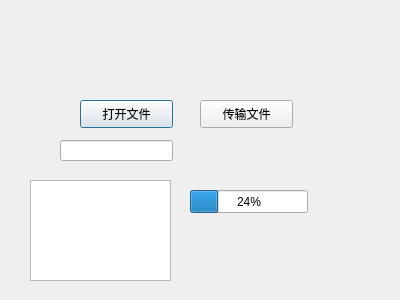
<?xml version="1.0" encoding="UTF-8"?>
<ui version="4.0">
 <class>FileServer</class>
 <widget class="QDialog" name="FileServer">
  <property name="geometry">
   <rect>
    <x>0</x>
    <y>0</y>
    <width>400</width>
    <height>300</height>
   </rect>
  </property>
  <property name="windowTitle">
   <string>Dialog</string>
  </property>
  <widget class="QPushButton" name="pushButton_openFile">
   <property name="geometry">
    <rect>
     <x>80</x>
     <y>100</y>
     <width>93</width>
     <height>28</height>
    </rect>
   </property>
   <property name="text">
    <string>打开文件</string>
   </property>
  </widget>
  <widget class="QPushButton" name="pushButton_sendFile">
   <property name="geometry">
    <rect>
     <x>200</x>
     <y>100</y>
     <width>93</width>
     <height>28</height>
    </rect>
   </property>
   <property name="text">
    <string>传输文件</string>
   </property>
  </widget>
  <widget class="QLineEdit" name="lineEdit">
   <property name="geometry">
    <rect>
     <x>60</x>
     <y>140</y>
     <width>113</width>
     <height>21</height>
    </rect>
   </property>
  </widget>
  <widget class="QProgressBar" name="progressBar">
   <property name="geometry">
    <rect>
     <x>190</x>
     <y>190</y>
     <width>118</width>
     <height>23</height>
    </rect>
   </property>
   <property name="value">
    <number>24</number>
   </property>
  </widget>
  <widget class="QTextEdit" name="textEdit">
   <property name="geometry">
    <rect>
     <x>30</x>
     <y>180</y>
     <width>141</width>
     <height>101</height>
    </rect>
   </property>
  </widget>
 </widget>
 <resources/>
 <connections/>
</ui>
